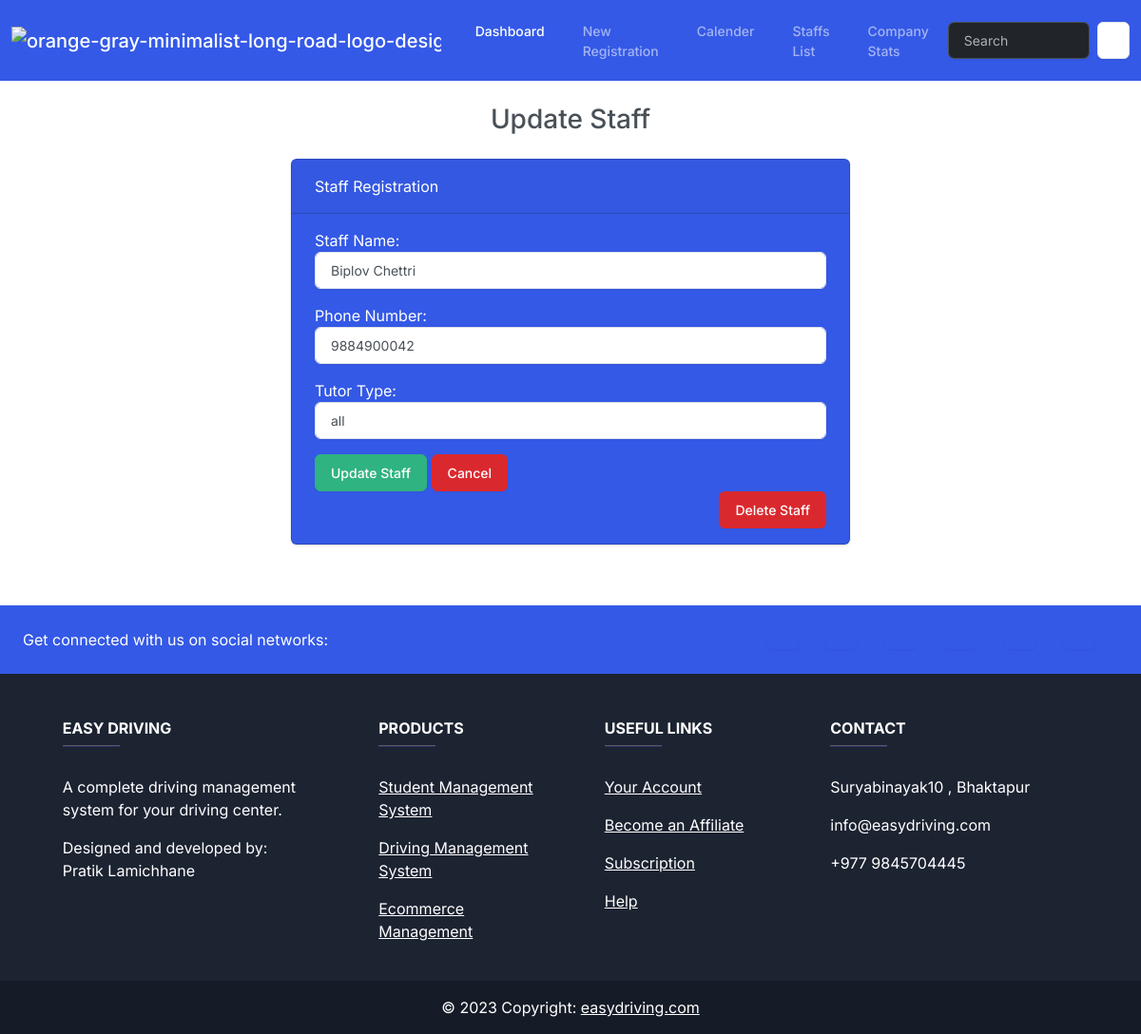
Before: /editstaff/5/ with the older database file.
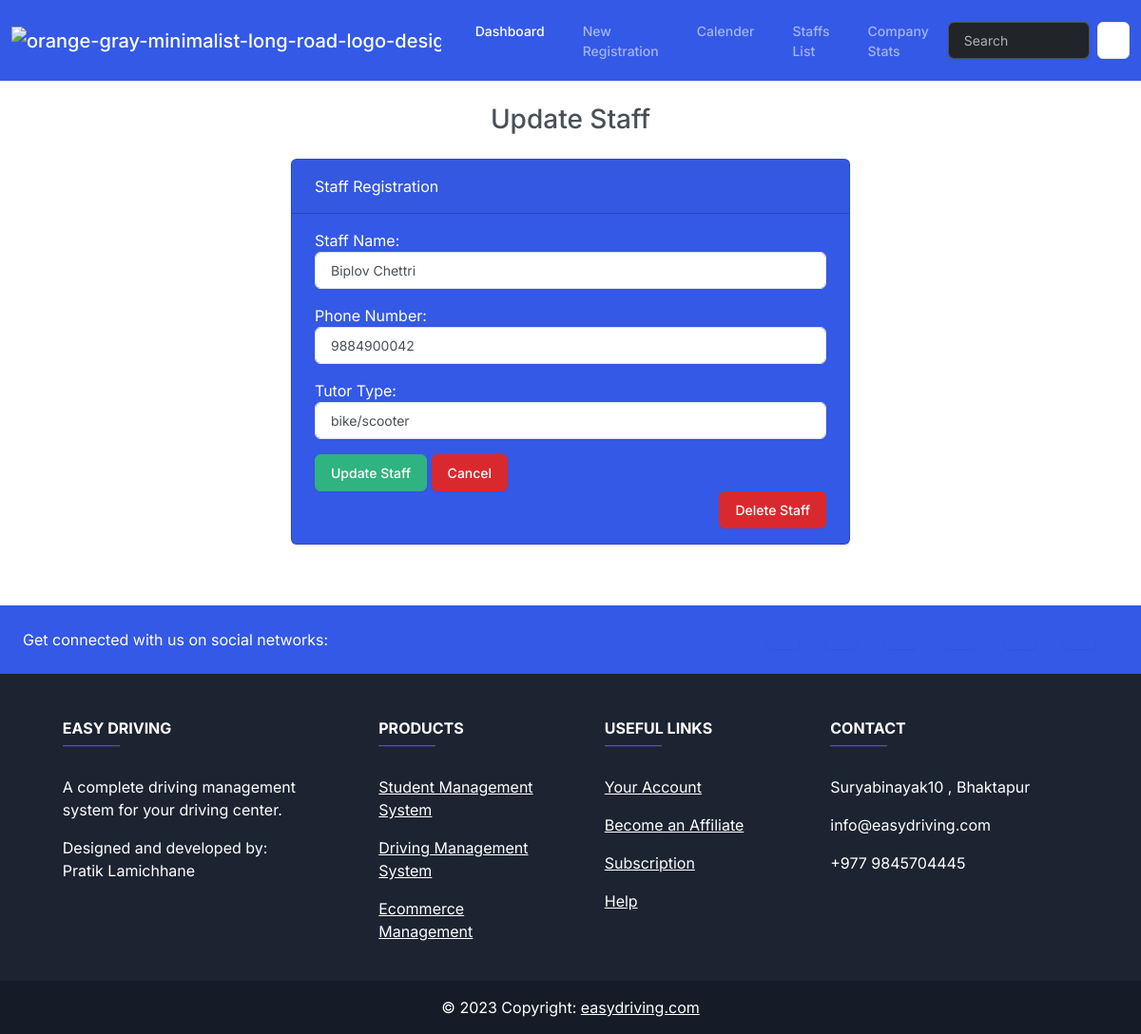
After: the same page with the newer database file.
### management/models.py (models this page shows, shortened)
class Staffs(models.Model):
    staff_id = models.AutoField (primary_key=True)
    staff_name = models.CharField(max_length=100)
    phone_number = models.IntegerField()
    tutor_type = models.CharField(max_length=50,
                  choices= TUTOR_TYPE,
                  default="BIKE/SCOOTER")

### management/views.py (the view)
# urls.py: path('editstaff/<int:id>/', views.editStaff , name="editstaff"),
def editStaff(request , id):
    if request.method=="POST":
        staff = Staffs.objects.get(pk=id)
        form = StaffForm(request.POST, instance=staff)
        if form.is_valid():
            form.save()
            return render(request , 'management/editstaff.html',{
                'form' : form,
                'success' : True,
                'staff' : staff,
            })
    else:
        staff = Staffs.objects.get(pk = id)
        form = StaffForm(instance=staff)
    return render(request , 'management/editstaff.html',{
        'form':form,
        'staff': staff,
    })

### management/forms.py
class StaffForm(forms.ModelForm):
    class Meta :
        model = Staffs
        fields = ['staff_name' ,'phone_number' ,'tutor_type']
        labels = {
            'staff_name' : 'Staff Name',
            'phone_number' : 'Phone Number',
            'tutor_type' : 'Tutor Type',
        }
        widgets = {
        'staff_name': forms.TextInput(attrs={'class': 'form-control'}),
        'phone_number': forms.NumberInput(attrs={'class': 'form-control'}),
        'tutor_type': forms.Select(attrs={'class': 'form-control'}),
}

### management/templates/management/editstaff.html (shortened to what this page needs)
{% extends "management/base.html" %}
{% block body %}
<h3 class="text-center m-4">Update Staff</h3>
{% if success %}
<div class="alert alert-dismissible alert-success m-5" bis_skin_checked="1">
    <button type="button" class="btn-close" data-bs-dismiss="alert"></button>
    <strong>Well done!</strong>Staff Updated Sucessfully </div>
  <a class="btn btn-primary m-5" href="{% url "index" %}">Go to Dashboard</a>
{% else %}
<div class="row justify-content-center">
    <div class="col-6 mx-auto">
        <div class="card text-white bg-primary mb-3">
            <div class="card-header"> Staff Registration</div>
            <div class="card-body">
                <form action="" method="POST">
                    {{ form.as_p }}
                    <button type="submit" class="btn btn-success">Update Staff</button>
                    <a href="{% url 'staffs' %}" class="btn btn-danger">Cancel</a>
                </form>
                <button class="btn btn-danger float-end" type="button" data-bs-toggle="modal" data-bs-target="#delete{{staff.staff_id}}">Delete Staff</button>
            </div>
        </div>
    </div>
</div>
{% endif %}
{% endblock body %}

Changed rows visible on the page:
changed Staffs "Biplov Chettri": tutor_type "all" → "bike/scooter"
